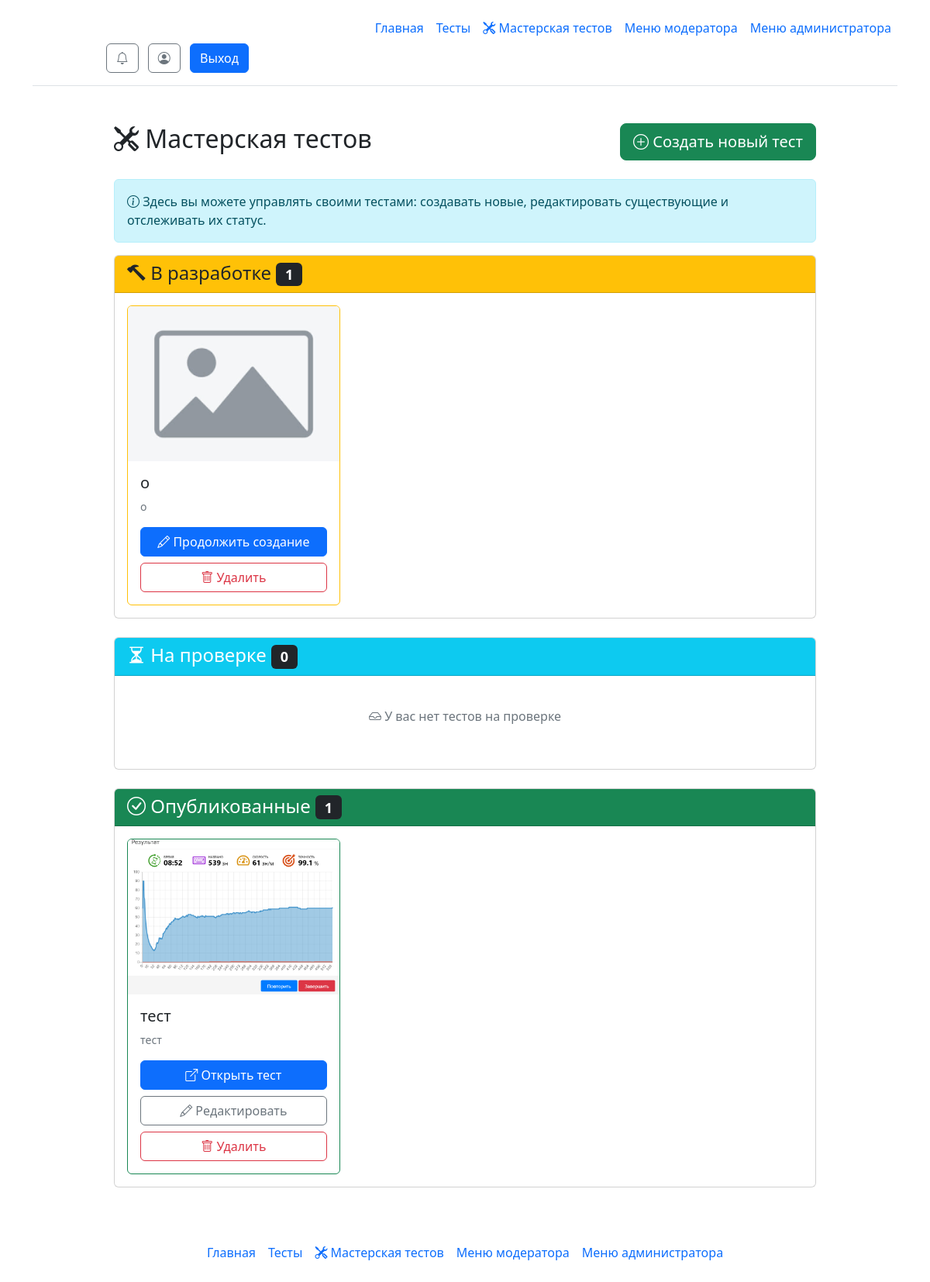
The page /workshop (signed in) on the database its author committed.
### __init__.py (models this page shows)
class Tests(db.Model):
    test_id = db.Column(db.Integer, primary_key=True)
    test_id_creator = db.Column(db.Integer)
    test_name = db.Column(db.String)
    test_description = db.Column(db.String)
    test_status = db.Column(db.Integer)
    test_image= db.Column(db.String)

### __init__.py (the view)
@app.route('/workshop')
@login_required
def workshop():
    user_tests = Tests.query.filter_by(test_id_creator=current_user.id).all()
    tests_in_progress = [t for t in user_tests if t.test_status == 0]
    tests_pending = [t for t in user_tests if t.test_status == 1]
    tests_published = [t for t in user_tests if t.test_status == 2]
    return render_template("workshop.html",
                         tests_in_progress=tests_in_progress,
                         tests_pending=tests_pending,
                         tests_published=tests_published)

### __init__.py (called while the page is built, shortened)
@app.template_filter('get_unread_notifications_count')
def get_unread_notifications_count(user_id):
    return Notifications.query.filter_by(n_user_id=user_id, n_is_read=False).count()

@app.before_request
def check_must_rate_test():
    excluded_paths = ['/test/', '/static/', '/logout']

@manager.user_loader
def load_user(user_id):
    return db.session.get(User, user_id)

### templates/workshop.html (shortened to what this page needs)
{% extends 'base.html' %}
{% block main %}
<div class="container mt-4">
    <div class="row">
        <div class="col-md-10 mx-auto">
            <div class="d-flex justify-content-between align-items-center mb-4">
                <h2><i class="bi bi-tools"></i> Мастерская тестов</h2>
                <a href="/create" class="btn btn-success btn-lg">
                    <i class="bi bi-plus-circle"></i> Создать новый тест
                </a>
            </div>
            <div class="alert alert-info">
                <i class="bi bi-info-circle"></i>
                Здесь вы можете управлять своими тестами: создавать новые, редактировать существующие и отслеживать их статус.
            </div>
            <div class="card mb-4">
                <div class="card-header bg-warning text-dark">
                    <h4 class="mb-0">
                        <i class="bi bi-hammer"></i> В разработке
                        <span class="badge bg-dark">{{ tests_in_progress|length }}</span>
                    </h4>
                </div>
                <div class="card-body">
                    {% if tests_in_progress %}
                    <div class="row row-cols-1 row-cols-md-2 row-cols-lg-3 g-4">
                        {% for test in tests_in_progress %}
                        <div class="col">
                            <div class="card h-100 border-warning">
                                {% if test.test_image %}
                                <img src="{{ url_for('static', filename='img/' + test.test_image) }}"
                                     class="card-img-top"
                                     alt="{{ test.test_name }}"
                                     style="height: 200px; object-fit: cover;">
                                {% else %}
                                <img src="{{ url_for('static', filename='img/placeholder.png') }}"
                                     class="card-img-top"
                                     alt="Placeholder"
                                     style="height: 200px; object-fit: cover;">
                                {% endif %}
                                <div class="card-body">
                                    <h5 class="card-title">{{ test.test_name }}</h5>
                                    <p class="card-text text-muted small">{{ test.test_description[:100] }}{% if test.test_description|length > 100 %}...{% endif %}</p>
                                    <div class="d-grid gap-2">
                                        <a href="/createnext" class="btn btn-primary">
                                            <i class="bi bi-pencil"></i> Продолжить создание
                                        </a>
                                        <button type="button"
                                                class="btn btn-outline-danger"
                                                onclick="if(confirm('Удалить тест? Это действие нельзя отменить!')) { document.getElementById('delete-form-{{ test.test_id }}').submit(); }">
                                            <i class="bi bi-trash"></i> Удалить
                                        </button>
                                    </div>
                                </div>
                            </div>
                        </div>
                        {% endfor %}
                    </div>
                    {% else %}
                    <p class="text-muted text-center py-4">
                        <i class="bi bi-inbox"></i> У вас нет тестов в разработке
                    </p>
                    {% endif %}
                </div>
            </div>
            <div class="card mb-4">
                <div class="card-header bg-info text-white">
                    <h4 class="mb-0">
                        <i class="bi bi-hourglass-split"></i> На проверке
                        <span class="badge bg-dark">{{ tests_pending|length }}</span>
                    </h4>
                </div>
                <div class="card-body">
                    {% if tests_pending %}
                    <div class="row row-cols-1 row-cols-md-2 row-cols-lg-3 g-4">
                        {% for test in tests_pending %}
                        <div class="col">
                            <div class="card h-100 border-info">
                                {% if test.test_image %}
                                <img src="{{ url_for('static', filename='img/' + test.test_image) }}"
                                     class="card-img-top"
                                     alt="{{ test.test_name }}"
                                     style="height: 200px; object-fit: cover;">
                                {% else %}
                                <img src="{{ url_for('static', filename='img/placeholder.png') }}"
                                     class="card-img-top"
                                     alt="Placeholder"
                                     style="height: 200px; object-fit: cover;">
                                {% endif %}
                                <div class="card-body">
                                    <h5 class="card-title">{{ test.test_name }}</h5>
                                    <p class="card-text text-muted small">{{ test.test_description[:100] }}{% if test.test_description|length > 100 %}...{% endif %}</p>
                                    <div class="alert alert-info small mb-2">
                                        <i class="bi bi-clock"></i> Ожидает проверки модератором
                                    </div>
                                    <div class="d-grid gap-2">
                                        <a href="{{ url_for('edit_test', test_id=test.test_id) }}"
                                           class="btn btn-outline-secondary">
                                            <i class="bi bi-pencil"></i> Редактировать
                                        </a>
                                        <button type="button"
                                                class="btn btn-outline-danger"
                                                onclick="if(confirm('Удалить тест «{{ test.test_name }}»? Это действие нельзя отменить!')) { document.getElementById('delete-pending-{{ test.test_id }}').submit(); }">
                                            <i class="bi bi-trash"></i> Удалить
                                        </button>
                                        <form id="delete-pending-{{ test.test_id }}"
                                              method="POST"
                                              action="{{ url_for('workshop_delete_test', test_id=test.test_id) }}"
                                              style="display:none;"></form>
                                    </div>
                                </div>
                            </div>
                        </div>
                        {% endfor %}
                    </div>
                    {% else %}
                    <p class="text-muted text-center py-4">
                        <i class="bi bi-inbox"></i> У вас нет тестов на проверке
                    </p>
                    {% endif %}
                </div>
            </div>
            <div class="card mb-4">
                <div class="card-header bg-success text-white">
                    <h4 class="mb-0">
                        <i class="bi bi-check-circle"></i> Опубликованные
                        <span class="badge bg-dark">{{ tests_published|length }}</span>
                    </h4>
                </div>
                <div class="card-body">
                    {% if tests_published %}
                    <div class="row row-cols-1 row-cols-md-2 row-cols-lg-3 g-4">
                        {% for test in tests_published %}
                        <div class="col">
                            <div class="card h-100 border-success">
                                {% if test.test_image %}
                                <img src="{{ url_for('static', filename='img/' + test.test_image) }}"
                                     class="card-img-top"
                                     alt="{{ test.test_name }}"
                                     style="height: 200px; object-fit: cover;">
                                {% else %}
                                <img src="{{ url_for('static', filename='img/placeholder.png') }}"
                                     class="card-img-top"
                                     alt="Placeholder"
                                     style="height: 200px; object-fit: cover;">
                                {% endif %}
                                <div class="card-body">
                                    <h5 class="card-title">{{ test.test_name }}</h5>
                                    <p class="card-text text-muted small">{{ test.test_description[:100] }}{% if test.test_description|length > 100 %}...{% endif %}</p>
                                    <div class="d-grid gap-2">
                                        <a href="/test/{{ test.test_name }}"
                                           class="btn btn-primary">
                                            <i class="bi bi-box-arrow-up-right"></i> Открыть тест
                                        </a>
                                        <a href="{{ url_for('edit_test', test_id=test.test_id) }}"
                                           class="btn btn-outline-secondary">
                                            <i class="bi bi-pencil"></i> Редактировать
                                        </a>
                                        <button type="button"
                                                class="btn btn-outline-danger"
                                                onclick="if(confirm('Удалить тест «{{ test.test_name }}»? Он будет снят с публикации. Это действие нельзя отменить!')) { document.getElementById('delete-published-{{ test.test_id }}').submit(); }">
                                            <i class="bi bi-trash"></i> Удалить
                                        </button>
                                    </div>
                                </div>
                            </div>
                        </div>
                        {% endfor %}
                    </div>
                    {% else %}
                    <p class="text-muted text-center py-4">
                        <i class="bi bi-inbox"></i> У вас нет опубликованных тестов
                    </p>
                    {% endif %}
                </div>
            </div>
        </div>
    </div>
</div>
{% endblock %}

### rows shown on the page
Tests: test_name "о", test_description "о"
Tests: test_image (picture), test_name "тест", test_description "тест"

### other values the page prints
{{ tests_in_progress|length }} "1"
{{ tests_pending|length }} "0"
{{ tests_published|length }} "1"
